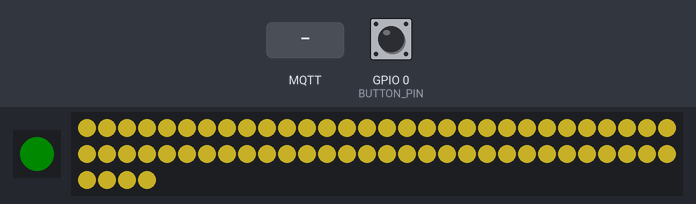
A program run on a simulated ESP32-C3. Shown: 1 RGB LEDs in strip order, left to right, 64 RGB LEDs in strip order, left to right, continuing on the next row. The inputs (shaded band) are chosen by the test bench; at power-on: GPIO 0 (BUTTON_PIN) LOW. Dim RGB values are drawn brighter than linear; WiFi joins after 1.5 s; servers stay silent unless stated; no MQTT or app messages arrive unless stated; what the program prints to the serial monitor is not drawn.

Above: at 2.7 s.
2.8 s: MQTT message "ON" arrives on the first subscribed topic
At 4.0 s:
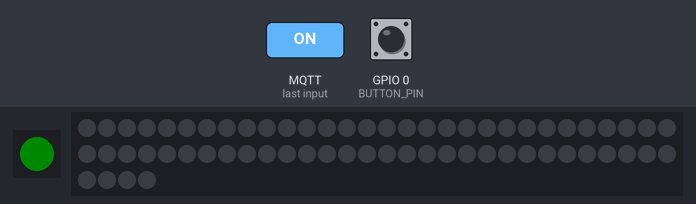
4.3 s: GPIO 0 (BUTTON_PIN) pulled HIGH for 0.15 s
5.9 s: MQTT message "5" arrives on the first subscribed topic
At 6.6 s:
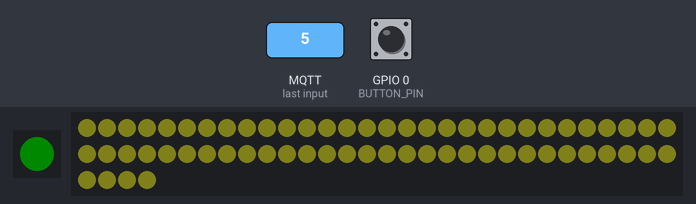
7.4 s: GPIO 0 (BUTTON_PIN) pulled HIGH for 1 s
At 8.8 s:
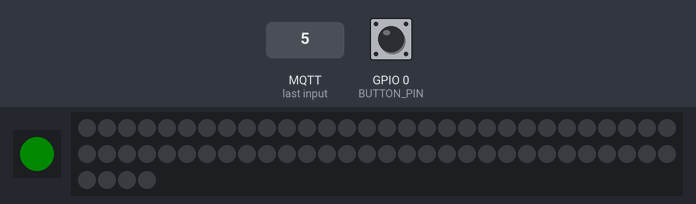
9.9 s: GPIO 0 (BUTTON_PIN) pulled HIGH for 3.2 s
At 10.8 s:
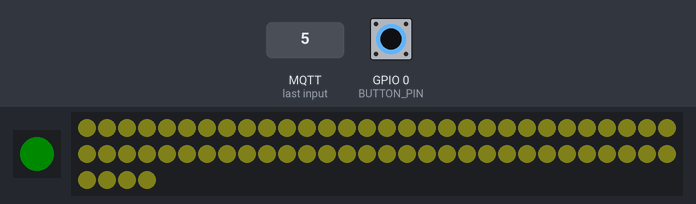
14.6 s: MQTT message "0" arrives on the first subscribed topic
At 15.6 s:
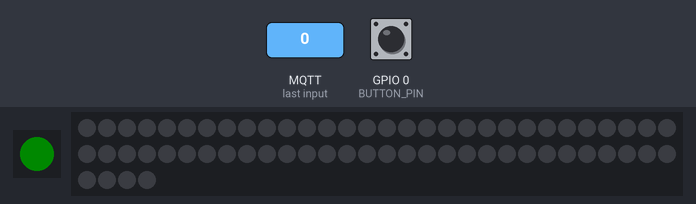
Timing chart, 0 to 17.1 s (numbered marks = the images above; inputs shaded):
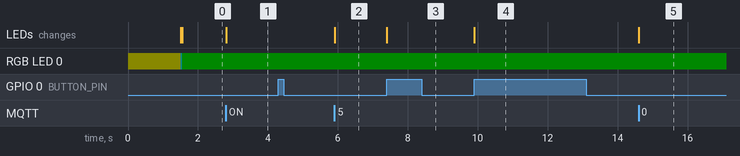

Measured:
- after the input at 2.8 s, the LEDs: change at once (image 1)
- after the input at 4.3 s, every drawn part: stays the same
- after the input at 5.9 s, the LEDs: change at once (image 2)
- after the input at 7.4 s, the LEDs: change at once (image 3)
- after the input at 9.9 s, the LEDs: change at once (image 4)
- after the input at 14.6 s, the LEDs: change at once (image 5)

The program:

main.cpp
```cpp
#include <Arduino.h>
#include <Adafruit_NeoPixel.h>
#include <WiFi.h>
#include <PubSubClient.h>

#define LED_PIN 2
#define NUM_LEDS 64
#define BUTTON_PIN 0 // GPIO 0 for the button
#define LED_BUILTIN 10 // Built-in LED pin
#define MQTT_TOPIC "home/OvenLEDs/brightness" // MQTT topic for brightness control
#define MQTT_TOPIC_STATE "home/OvenLEDs/state" // MQTT topic for state control
#define MQTT_TOPIC_STATE_RESPONSE "home/OvenLEDs/state_response" // MQTT topic for state response

// WiFi and MQTT credentials
const char* ssid = "WendellsWorld";
const char* password = "partytime";
const char* mqttServer = "192.168.0.200";
const int mqttPort = 1883;
const char* mqttUser = "mqtt_user";
const char* mqttPassword = "mqtt_password";
volatile bool buttonPressed = false; // Flag to indicate a button press

// Global variables
int brightness = 100;
bool lightOn = false; // Track the on/off state of the light
unsigned long lastDebounceTime = 0;
const unsigned long debounceDelay = 50; // Debounce delay in milliseconds
bool lastButtonState = LOW; // Assume button is not pressed initially


// Function prototypes
void connectToWiFi();
void mqttCallback(char* topic, byte* message, unsigned int length);
void setBrightness(int newBrightness);
void setAllPixels(uint32_t color);
void handleButtonPress();

void IRAM_ATTR buttonISR() {
  // Check if the button is pressed (HIGH in your case)
  if (digitalRead(BUTTON_PIN) == HIGH) {
    buttonPressed = true; // Set the flag when the button is pressed
  }
}

Adafruit_NeoPixel LightStrip(NUM_LEDS, LED_PIN, NEO_GRB + NEO_KHZ800);
Adafruit_NeoPixel BUILTIN(1, LED_BUILTIN, NEO_GRB + NEO_KHZ800);

WiFiClient espClient;
PubSubClient mqttClient(espClient);

// Setup function
void setup() {
  BUILTIN.begin();
  BUILTIN.setPixelColor(0, BUILTIN.Color(10, 10, 0)); // Dim yellow light for booting feedback
  BUILTIN.show();

  // Serial monitor for debugging
  Serial.begin(115200);
  Serial.println("Starting up...");

  // Initialize NeoPixel strip
  LightStrip.begin();
  LightStrip.setBrightness(brightness);
  setAllPixels(LightStrip.Color(255, 225, 50)); // Set all pixels to whiteish yellow
  LightStrip.show();

  // Initialize button
  pinMode(BUTTON_PIN, INPUT);  // No need for PULLUP with the capacitive button
  attachInterrupt(digitalPinToInterrupt(BUTTON_PIN), buttonISR, CHANGE); // Attach interrupt

  // Connect to WiFi & MQTT
  Serial.print("Connecting to WiFi");
  WiFi.begin(ssid, password);

  while (WiFi.status() != WL_CONNECTED) {
    delay(500);
    Serial.print(".");
  }

  Serial.println("Connected to WiFi");


  BUILTIN.setPixelColor(0, BUILTIN.Color(0, 10, 10)); // Green light for ready
  BUILTIN.show();

  mqttClient.setServer(mqttServer, mqttPort);
  mqttClient.setCallback(mqttCallback);
  if (mqttClient.connect("ESP32C3_NeoPixel", mqttUser, mqttPassword)) {
    Serial.println("Connected to MQTT");
    mqttClient.subscribe(MQTT_TOPIC);
    mqttClient.subscribe(MQTT_TOPIC_STATE);
  } else {
    Serial.print("Failed to connect to MQTT, state: ");
    Serial.println(mqttClient.state());
  }

  BUILTIN.setPixelColor(0, BUILTIN.Color(0, 10, 0)); // Green light for ready
  BUILTIN.show();
  Serial.println("Setup complete");
}

// Main loop
void loop() {
  // Handle button press if the interrupt flag is set
  if (buttonPressed) {
    handleButtonPress();
  }

  // Process MQTT client loop to handle incoming messages
  mqttClient.loop();
}

void mqttCallback(char* topic, byte* message, unsigned int length) {
  // Convert the incoming message to a string
  char messageBuffer[length + 1];
  strncpy(messageBuffer, (char*)message, length);
  messageBuffer[length] = '\0';

  Serial.print("Message arrived on topic: ");
  Serial.println(topic);
  Serial.print("Message: ");
  Serial.println(messageBuffer);

  // Handle brightness control
  if (strcmp(topic, MQTT_TOPIC) == 0) {
    int newBrightness = atoi(messageBuffer); // Convert message to integer
    setBrightness(newBrightness);
  }

  // Handle light state control
  if (strcmp(topic, MQTT_TOPIC_STATE) == 0) {
    if (strcmp(messageBuffer, "ON") == 0) {
      lightOn = true;
      setBrightness(brightness); // Update light state
    } else if (strcmp(messageBuffer, "OFF") == 0) {
      lightOn = false;
      setBrightness(brightness); // Update light state
    }
  }
}

void setBrightness(int newBrightness) {
  brightness = constrain(newBrightness, 0, 255);

  if (newBrightness <= 3) {
    // If brightness is at 1%, turn off all LEDs
    LightStrip.clear(); // Clear all pixels
  } else {
    // Otherwise, set the brightness and apply the default color
    LightStrip.setBrightness(brightness);
    if (lightOn) {
      setAllPixels(LightStrip.Color(255, 225, 50)); // Use the warm incandescent-like yellow
    }
  }

  LightStrip.show();

  // Publish the current brightness state
  char brightnessStr[4];
  itoa(brightness, brightnessStr, 10);
  mqttClient.publish("home/leds/current_brightness", brightnessStr);

  // Publish the current light state
  mqttClient.publish("home/CounterLEDs/state_response", lightOn ? "ON" : "OFF");
}

void setAllPixels(uint32_t color) {
  for (int i = 0; i < NUM_LEDS; i++) {
    LightStrip.setPixelColor(i, color);
  }
  LightStrip.show();
}

void handleButtonPress() {
  Serial.println("Handling button press...");
  static unsigned long lastPressTime = 0; // Last time the button was pressed

  if (buttonPressed) {
    unsigned long currentTime = millis();
    if (currentTime - lastPressTime > debounceDelay) { // Debounce logic
      lightOn = !lightOn; // Toggle the light state
      Serial.print("Button pressed, toggling light state: ");
      Serial.println(lightOn ? "ON" : "OFF");

      // Update the light state
      if (lightOn) {
        // Turn on the NeoPixel array at the current brightness
        LightStrip.setBrightness(brightness);
        setAllPixels(LightStrip.Color(255, 225, 50)); // Set all pixels to whiteish yellow
      } else {
        // Turn off the NeoPixel array
        LightStrip.clear(); // Clear all pixels
      }
      LightStrip.show();

      // Debugging: Print the light state to the serial monitor
      Serial.print("Light state toggled: ");
      Serial.println(lightOn ? "ON" : "OFF");

      // Update the last press time
      lastPressTime = currentTime;
    }
    buttonPressed = false; // Reset the button pressed flag
  }
}
```
